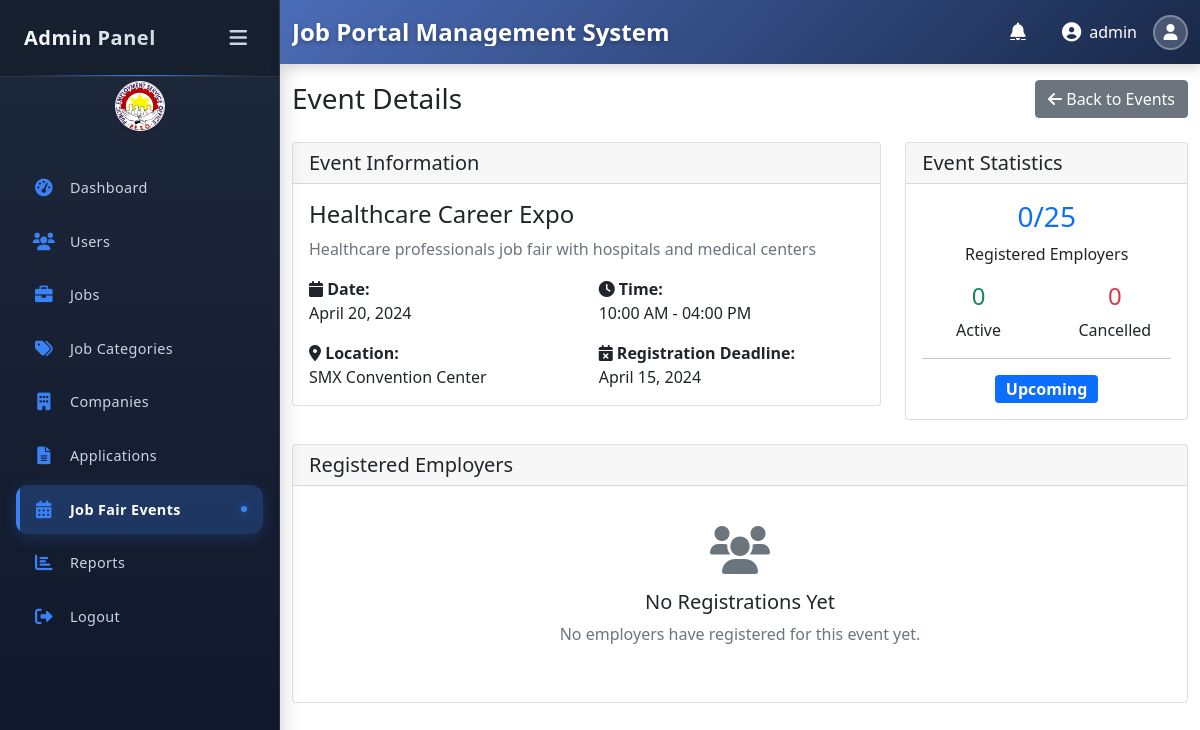
The page /admin/view-event.php?id=2 (signed in) on the database its author committed.
### tables this page shows
CREATE TABLE user_profiles (
    profile_id INT PRIMARY KEY AUTO_INCREMENT,
    user_id INT,
    first_name VARCHAR(50),
    last_name VARCHAR(50),
    phone VARCHAR(20),
    address TEXT,
    profile_picture VARCHAR(255),
    bio TEXT,
    FOREIGN KEY (user_id) REFERENCES users(user_id) ON DELETE CASCADE
);

CREATE TABLE users (
    user_id INT PRIMARY KEY AUTO_INCREMENT,
    username VARCHAR(50) UNIQUE NOT NULL,
    password VARCHAR(255) NOT NULL,
    email VARCHAR(100) UNIQUE NOT NULL,
    role ENUM('admin', 'employer', 'jobseeker') NOT NULL,
    created_at TIMESTAMP DEFAULT CURRENT_TIMESTAMP,
    status ENUM('active', 'inactive') DEFAULT 'active'
);

CREATE TABLE job_fair_events (
    event_id INT PRIMARY KEY AUTO_INCREMENT,
    event_name VARCHAR(255) NOT NULL,
    event_description TEXT,
    event_date DATE NOT NULL,
    start_time TIME NOT NULL,
    end_time TIME NOT NULL,
    location VARCHAR(255) NOT NULL,
    max_employers INT DEFAULT 50,
    registration_deadline DATE NOT NULL,
    status ENUM('upcoming', 'ongoing', 'completed', 'cancelled') DEFAULT 'upcoming',
    created_by INT NOT NULL,
    created_at TIMESTAMP DEFAULT CURRENT_TIMESTAMP,
    updated_at TIMESTAMP DEFAULT CURRENT_TIMESTAMP ON UPDATE CURRENT_TIMESTAMP,
    FOREIGN KEY (created_by) REFERENCES users(user_id) ON DELETE CASCADE
);

### admin/view-event.php (the view, shortened to what this page needs)
<?php
require_once '../config/database.php';
$event_id = isset($_GET['id']) ? intval($_GET['id']) : 0;
try {
    $stmt = $conn->prepare("SELECT e.*, u.email as created_by_email
                           FROM job_fair_events e
                           LEFT JOIN users u ON e.created_by = u.user_id
                           WHERE e.event_id = ?");
    $stmt->execute([$event_id]);
    $event = $stmt->fetch(PDO::FETCH_ASSOC);
    $stmt = $conn->prepare("SELECT er.registration_id, er.registration_date, er.status, er.notes,
                           c.company_name, c.industry, u.email as employer_email, up.first_name, up.last_name
                           FROM event_registrations er
                           JOIN companies c ON er.company_id = c.company_id
                           JOIN users u ON er.employer_id = u.user_id
                           LEFT JOIN user_profiles up ON u.user_id = up.user_id
                           WHERE er.event_id = ?
                           ORDER BY er.registration_date ASC");
    $stmt->execute([$event_id]);
    $registrations = $stmt->fetchAll(PDO::FETCH_ASSOC);
} catch (Exception $e) {
    $_SESSION['error_message'] = "Error loading event details: " . $e->getMessage();
    header("Location: job-fair-events.php");
    exit();
}
?>
<!DOCTYPE html>
<html lang="en">
<head>
    <link href="https://cdn.jsdelivr.net/npm/bootstrap@5.1.3/dist/css/bootstrap.min.css" rel="stylesheet">
    <link href="https://cdnjs.cloudflare.com/ajax/libs/font-awesome/6.0.0/css/all.min.css" rel="stylesheet">
    <link href="../assets/css/sidebar.css" rel="stylesheet">
</head>
<body>
    <div class="sidebar">
        <div class="sidebar-header">
            <h3>Admin Panel</h3>
            <button class="toggle-btn">
                <i class="fas fa-bars"></i>
            </button>
        </div>
        <div class="text-center mb-2 mt-1">
            <img src="../assets/images/new Peso logo.jpg" alt="PESO Logo" class="rounded-circle" style="width: 50px; height: 50px; object-fit: cover; border: 1px solid #fff; box-shadow: 0 2px 4px rgba(0,0,0,0.1);">
        </div>
        <ul class="sidebar-menu">
            <li>
                <a href="dashboard.php">
                    <i class="fas fa-tachometer-alt"></i>
                    <span>Dashboard</span>
                </a>
            </li>
            <li>
                <a href="users.php">
                    <i class="fas fa-users"></i>
                    <span>Users</span>
                </a>
            </li>
            <li>
                <a href="jobs.php">
                    <i class="fas fa-briefcase"></i>
                    <span>Jobs</span>
                </a>
            </li>
            <li>
                <a href="categories.php">
                    <i class="fas fa-tags"></i>
                    <span>Job Categories</span>
                </a>
            </li>
            <li>
                <a href="companies.php">
                    <i class="fas fa-building"></i>
                    <span>Companies</span>
                </a>
            </li>
            <li>
                <a href="applications.php">
                    <i class="fas fa-file-alt"></i>
                    <span>Applications</span>
                </a>
            </li>
            <li>
                <a href="job-fair-events.php" class="active">
                    <i class="fas fa-calendar-alt"></i>
                    <span>Job Fair Events</span>
                </a>
            </li>
            <li>
                <a href="reports.php">
                    <i class="fas fa-chart-bar"></i>
                    <span>Reports</span>
                </a>
            </li>
            <li>
                <a href="../auth/logout.php">
                    <i class="fas fa-sign-out-alt"></i>
                    <span>Logout</span>
                </a>
            </li>
        </ul>
    </div>
    <div class="main-content">
        <?php include 'includes/header.php'; ?>
        <div class="container-fluid">
            <div class="row">
                <div class="col-12">
                    <div class="d-flex justify-content-between align-items-center mb-4">
                        <h1 class="h3 mb-0">Event Details</h1>
                        <a href="job-fair-events.php" class="btn btn-secondary">
                            <i class="fas fa-arrow-left"></i> Back to Events
                        </a>
                    </div>
                    <div class="row">
                        <div class="col-md-8">
                            <div class="card mb-4">
                                <div class="card-header">
                                    <h5 class="card-title mb-0">Event Information</h5>
                                </div>
                                <div class="card-body">
                                    <h4><?php echo htmlspecialchars($event['event_name']); ?></h4>
                                    <?php if ($event['event_description']): ?>
                                        <p class="text-muted"><?php echo nl2br(htmlspecialchars($event['event_description'])); ?></p>
                                    <?php endif; ?>
                                    <div class="row mt-3">
                                        <div class="col-md-6">
                                            <strong><i class="fas fa-calendar"></i> Date:</strong><br>
                                            <?php echo date('F d, Y', strtotime($event['event_date'])); ?>
                                        </div>
                                        <div class="col-md-6">
                                            <strong><i class="fas fa-clock"></i> Time:</strong><br>
                                            <?php echo date('h:i A', strtotime($event['start_time'])) . ' - ' . date('h:i A', strtotime($event['end_time'])); ?>
                                        </div>
                                    </div>
                                    <div class="row mt-3">
                                        <div class="col-md-6">
                                            <strong><i class="fas fa-map-marker-alt"></i> Location:</strong><br>
                                            <?php echo htmlspecialchars($event['location']); ?>
                                        </div>
                                        <div class="col-md-6">
                                            <strong><i class="fas fa-calendar-times"></i> Registration Deadline:</strong><br>
                                            <?php echo date('F d, Y', strtotime($event['registration_deadline'])); ?>
                                        </div>
                                    </div>
                                </div>
                            </div>
                        </div>
                        <div class="col-md-4">
                            <div class="card mb-4">
                                <div class="card-header">
                                    <h5 class="card-title mb-0">Event Statistics</h5>
                                </div>
                                <div class="card-body">
                                    <div class="row text-center">
                                        <div class="col-12 mb-3">
                                            <h3 class="text-primary"><?php echo count($registrations); ?>/<?php echo $event['max_employers']; ?></h3>
                                            <p class="mb-0">Registered Employers</p>
                                        </div>
                                                                <div class="col-6">
                            <h4 class="text-success"><?php echo count(array_filter($registrations, fn($r) => $r['status'] === 'registered')); ?></h4>
                            <p class="mb-0">Active</p>
                        </div>
                        <div class="col-6">
                            <h4 class="text-danger"><?php echo count(array_filter($registrations, fn($r) => $r['status'] === 'cancelled')); ?></h4>
                            <p class="mb-0">Cancelled</p>
                        </div>
                                    </div>
                                    <hr>
                                    <div class="text-center">
                                        <?php
                                        $badge_class = 'secondary';
                                        switch ($event['status']) {
                                            case 'upcoming': $badge_class = 'primary'; break;
                                        }
                                        ?>
                                        <span class="badge bg-<?php echo $badge_class; ?> fs-6"><?php echo ucfirst($event['status']); ?></span>
                                    </div>
                                </div>
                            </div>
                        </div>
                    </div>
                    <div class="card">
                        <div class="card-header d-flex justify-content-between align-items-center">
                            <h5 class="card-title mb-0">Registered Employers</h5>
                        </div>
                        <div class="card-body">
                            <?php if (empty($registrations)): ?>
                                <div class="text-center py-4">
                                    <i class="fas fa-users fa-3x text-muted mb-3"></i>
                                    <h5>No Registrations Yet</h5>
                                    <p class="text-muted">No employers have registered for this event yet.</p>
                                </div>
                            <?php endif; ?>
                        </div>
                    </div>
                </div>
            </div>
        </div>
    </div>
</body>
</html>

### admin/includes/header.php (shortened to what this page needs)
<?php
require_once __DIR__ . '/../../config/database.php';
$user_id = $_SESSION['user_id'];
$stmt = $conn->prepare("SELECT u.username, up.first_name, up.last_name, up.profile_picture
                       FROM users u
                       LEFT JOIN user_profiles up ON u.user_id = up.user_id
                       WHERE u.user_id = ?");
$stmt->execute([$user_id]);
$user_details = $stmt->fetch(PDO::FETCH_ASSOC);
$display_name = htmlspecialchars($user_details['username']);
$profile_picture_url = null;
?>
<div class="admin-header">
    <div class="container-fluid">
        <div class="row align-items-center">
            <div class="col-12">
                <div class="d-flex justify-content-between align-items-center">
                    <div class="system-title">
                        <h1 class="mb-0">Job Portal Management System</h1>
                    </div>
                    <div class="header-right-section d-flex align-items-center">
                        <div class="notification-container me-3 position-relative">
                            <button class="notification-btn btn btn-link text-white position-relative" id="notificationBtn" type="button" title="Notifications">
                                <i class="fas fa-bell"></i>
                            </button>
                        </div>
                        <div class="user-info text-white me-2">
                            <i class="fas fa-user-circle"></i>
                            <span class="ms-2 username-label"><?php echo $display_name; ?></span>
                        </div>
                        <a href="profile.php" class="d-flex align-items-center text-decoration-none" title="My Profile">
                            <?php if ($profile_picture_url): ?>
                                <img src="../<?php echo htmlspecialchars($profile_picture_url); ?>?v=<?php echo isset($profile_picture_mtime) ? (int)$profile_picture_mtime : time(); ?>"
                                     alt="Profile Picture" class="profile-picture-header">
                            <?php else: ?>
                                <div class="profile-picture-placeholder"><i class="fas fa-user"></i></div>
                            <?php endif; ?>
                        </a>
                    </div>
                </div>
            </div>
        </div>
    </div>
</div>

### rows shown on the page
user_profiles: user.username "admin"
job_fair_events: event_name "Healthcare Career Expo", event_description "Healthcare professionals job fair with hospitals and medical centers", event_date "April 20, 2024", start_time "10:00 AM", end_time "04:00 PM", location "SMX Convention Center", registration_deadline "April 15, 2024", max_employers "25", status "Upcoming"

### other values the page prints
count($registrations) "0"
